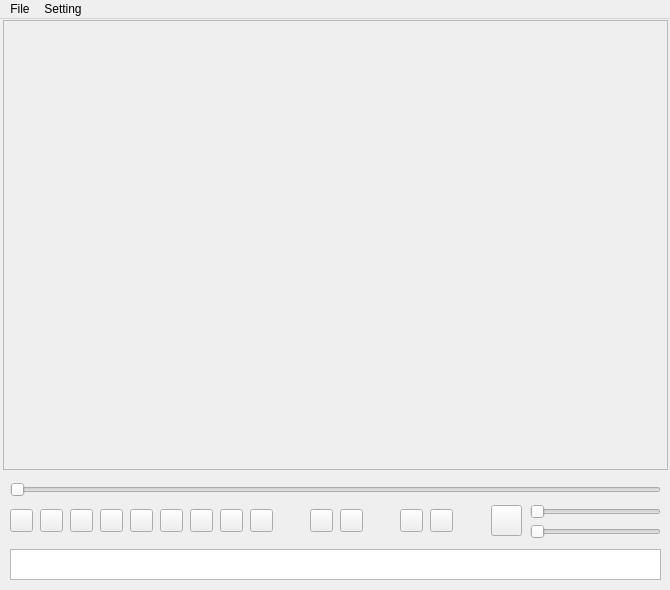
<?xml version="1.0" encoding="UTF-8"?>
<ui version="4.0">
 <class>MainWindow</class>
 <widget class="QMainWindow" name="MainWindow">
  <property name="enabled">
   <bool>true</bool>
  </property>
  <property name="geometry">
   <rect>
    <x>0</x>
    <y>0</y>
    <width>670</width>
    <height>590</height>
   </rect>
  </property>
  <property name="minimumSize">
   <size>
    <width>670</width>
    <height>590</height>
   </size>
  </property>
  <property name="maximumSize">
   <size>
    <width>670</width>
    <height>590</height>
   </size>
  </property>
  <property name="windowTitle">
   <string>MainWindow</string>
  </property>
  <widget class="QWidget" name="centralWidget">
   <widget class="QFrame" name="Display">
    <property name="geometry">
     <rect>
      <x>3</x>
      <y>1</y>
      <width>665</width>
      <height>450</height>
     </rect>
    </property>
    <property name="frameShape">
     <enum>QFrame::StyledPanel</enum>
    </property>
    <property name="frameShadow">
     <enum>QFrame::Raised</enum>
    </property>
   </widget>
   <widget class="QPushButton" name="Play">
    <property name="geometry">
     <rect>
      <x>10</x>
      <y>490</y>
      <width>23</width>
      <height>23</height>
     </rect>
    </property>
    <property name="text">
     <string/>
    </property>
    <property name="icon">
     <iconset resource="resource.qrc">
      <normaloff>:/res/icon/Res/play.png</normaloff>:/res/icon/Res/play.png</iconset>
    </property>
    <property name="iconSize">
     <size>
      <width>23</width>
      <height>23</height>
     </size>
    </property>
   </widget>
   <widget class="QPushButton" name="Pause">
    <property name="geometry">
     <rect>
      <x>40</x>
      <y>490</y>
      <width>23</width>
      <height>23</height>
     </rect>
    </property>
    <property name="text">
     <string/>
    </property>
    <property name="icon">
     <iconset resource="resource.qrc">
      <normaloff>:/res/icon/Res/pause.png</normaloff>:/res/icon/Res/pause.png</iconset>
    </property>
    <property name="iconSize">
     <size>
      <width>23</width>
      <height>23</height>
     </size>
    </property>
   </widget>
   <widget class="QPushButton" name="Stop">
    <property name="geometry">
     <rect>
      <x>70</x>
      <y>490</y>
      <width>23</width>
      <height>23</height>
     </rect>
    </property>
    <property name="text">
     <string/>
    </property>
    <property name="icon">
     <iconset resource="resource.qrc">
      <normaloff>:/res/icon/Res/stop.png</normaloff>:/res/icon/Res/stop.png</iconset>
    </property>
    <property name="iconSize">
     <size>
      <width>23</width>
      <height>23</height>
     </size>
    </property>
   </widget>
   <widget class="QPushButton" name="ToBegin">
    <property name="geometry">
     <rect>
      <x>100</x>
      <y>490</y>
      <width>23</width>
      <height>23</height>
     </rect>
    </property>
    <property name="text">
     <string/>
    </property>
    <property name="icon">
     <iconset resource="resource.qrc">
      <normaloff>:/res/icon/Res/tobegin.png</normaloff>:/res/icon/Res/tobegin.png</iconset>
    </property>
    <property name="iconSize">
     <size>
      <width>23</width>
      <height>23</height>
     </size>
    </property>
   </widget>
   <widget class="QPushButton" name="ToEnd">
    <property name="geometry">
     <rect>
      <x>130</x>
      <y>490</y>
      <width>23</width>
      <height>23</height>
     </rect>
    </property>
    <property name="text">
     <string/>
    </property>
    <property name="icon">
     <iconset resource="resource.qrc">
      <normaloff>:/res/icon/Res/toend.png</normaloff>:/res/icon/Res/toend.png</iconset>
    </property>
    <property name="iconSize">
     <size>
      <width>23</width>
      <height>23</height>
     </size>
    </property>
   </widget>
   <widget class="QPushButton" name="StepBackOne">
    <property name="geometry">
     <rect>
      <x>160</x>
      <y>490</y>
      <width>23</width>
      <height>23</height>
     </rect>
    </property>
    <property name="text">
     <string/>
    </property>
    <property name="icon">
     <iconset resource="resource.qrc">
      <normaloff>:/res/icon/Res/onebyoneback.png</normaloff>:/res/icon/Res/onebyoneback.png</iconset>
    </property>
    <property name="iconSize">
     <size>
      <width>23</width>
      <height>23</height>
     </size>
    </property>
   </widget>
   <widget class="QPushButton" name="StepGo">
    <property name="geometry">
     <rect>
      <x>190</x>
      <y>490</y>
      <width>23</width>
      <height>23</height>
     </rect>
    </property>
    <property name="text">
     <string/>
    </property>
    <property name="icon">
     <iconset resource="resource.qrc">
      <normaloff>:/res/icon/Res/playonebyone.png</normaloff>:/res/icon/Res/playonebyone.png</iconset>
    </property>
    <property name="iconSize">
     <size>
      <width>23</width>
      <height>23</height>
     </size>
    </property>
   </widget>
   <widget class="QPushButton" name="Slow">
    <property name="geometry">
     <rect>
      <x>220</x>
      <y>490</y>
      <width>23</width>
      <height>23</height>
     </rect>
    </property>
    <property name="text">
     <string/>
    </property>
    <property name="icon">
     <iconset resource="resource.qrc">
      <normaloff>:/res/icon/Res/slow.png</normaloff>:/res/icon/Res/slow.png</iconset>
    </property>
    <property name="iconSize">
     <size>
      <width>23</width>
      <height>23</height>
     </size>
    </property>
   </widget>
   <widget class="QPushButton" name="Fast">
    <property name="geometry">
     <rect>
      <x>250</x>
      <y>490</y>
      <width>23</width>
      <height>23</height>
     </rect>
    </property>
    <property name="text">
     <string/>
    </property>
    <property name="icon">
     <iconset resource="resource.qrc">
      <normaloff>:/res/icon/Res/fast.png</normaloff>:/res/icon/Res/fast.png</iconset>
    </property>
    <property name="iconSize">
     <size>
      <width>23</width>
      <height>23</height>
     </size>
    </property>
   </widget>
   <widget class="QPushButton" name="Backword">
    <property name="geometry">
     <rect>
      <x>310</x>
      <y>490</y>
      <width>23</width>
      <height>23</height>
     </rect>
    </property>
    <property name="text">
     <string/>
    </property>
    <property name="icon">
     <iconset resource="resource.qrc">
      <normaloff>:/res/icon/Res/play_backward.png</normaloff>:/res/icon/Res/play_backward.png</iconset>
    </property>
    <property name="iconSize">
     <size>
      <width>23</width>
      <height>23</height>
     </size>
    </property>
   </widget>
   <widget class="QPushButton" name="Forword">
    <property name="geometry">
     <rect>
      <x>340</x>
      <y>490</y>
      <width>23</width>
      <height>23</height>
     </rect>
    </property>
    <property name="text">
     <string/>
    </property>
    <property name="icon">
     <iconset resource="resource.qrc">
      <normaloff>:/res/icon/Res/play_forward.png</normaloff>:/res/icon/Res/play_forward.png</iconset>
    </property>
    <property name="iconSize">
     <size>
      <width>23</width>
      <height>23</height>
     </size>
    </property>
   </widget>
   <widget class="QPushButton" name="SnapPicture">
    <property name="geometry">
     <rect>
      <x>400</x>
      <y>490</y>
      <width>23</width>
      <height>23</height>
     </rect>
    </property>
    <property name="text">
     <string/>
    </property>
    <property name="icon">
     <iconset resource="resource.qrc">
      <normaloff>:/res/icon/Res/catchpic.png</normaloff>:/res/icon/Res/catchpic.png</iconset>
    </property>
    <property name="iconSize">
     <size>
      <width>23</width>
      <height>23</height>
     </size>
    </property>
   </widget>
   <widget class="QPushButton" name="SetColor">
    <property name="geometry">
     <rect>
      <x>430</x>
      <y>490</y>
      <width>23</width>
      <height>23</height>
     </rect>
    </property>
    <property name="text">
     <string/>
    </property>
    <property name="icon">
     <iconset resource="resource.qrc">
      <normaloff>:/res/icon/Res/color.png</normaloff>:/res/icon/Res/color.png</iconset>
    </property>
    <property name="iconSize">
     <size>
      <width>23</width>
      <height>23</height>
     </size>
    </property>
   </widget>
   <widget class="QSlider" name="Process">
    <property name="geometry">
     <rect>
      <x>10</x>
      <y>460</y>
      <width>651</width>
      <height>22</height>
     </rect>
    </property>
    <property name="orientation">
     <enum>Qt::Horizontal</enum>
    </property>
   </widget>
   <widget class="QTextEdit" name="state">
    <property name="geometry">
     <rect>
      <x>10</x>
      <y>530</y>
      <width>651</width>
      <height>31</height>
     </rect>
    </property>
    <property name="readOnly">
     <bool>true</bool>
    </property>
   </widget>
   <widget class="QPushButton" name="SetVolume">
    <property name="geometry">
     <rect>
      <x>491</x>
      <y>486</y>
      <width>31</width>
      <height>31</height>
     </rect>
    </property>
    <property name="text">
     <string/>
    </property>
    <property name="icon">
     <iconset resource="resource.qrc">
      <normaloff>:/res/icon/Res/sound.png</normaloff>:/res/icon/Res/sound.png</iconset>
    </property>
    <property name="iconSize">
     <size>
      <width>23</width>
      <height>23</height>
     </size>
    </property>
   </widget>
   <widget class="QSlider" name="Volume">
    <property name="geometry">
     <rect>
      <x>530</x>
      <y>484</y>
      <width>131</width>
      <height>17</height>
     </rect>
    </property>
    <property name="orientation">
     <enum>Qt::Horizontal</enum>
    </property>
   </widget>
   <widget class="QSlider" name="AdjustWave">
    <property name="geometry">
     <rect>
      <x>530</x>
      <y>502</y>
      <width>131</width>
      <height>22</height>
     </rect>
    </property>
    <property name="orientation">
     <enum>Qt::Horizontal</enum>
    </property>
   </widget>
  </widget>
  <widget class="QMenuBar" name="menuBar">
   <property name="geometry">
    <rect>
     <x>0</x>
     <y>0</y>
     <width>670</width>
     <height>22</height>
    </rect>
   </property>
   <widget class="QMenu" name="menuFile">
    <property name="title">
     <string>File</string>
    </property>
    <addaction name="actionOpen"/>
    <addaction name="actionClose"/>
   </widget>
   <widget class="QMenu" name="menuSetting">
    <property name="title">
     <string>Setting</string>
    </property>
    <addaction name="actionSnapPicture"/>
    <addaction name="actionLocate"/>
    <addaction name="actionCutFile"/>
    <addaction name="actionMediaInfo"/>
    <addaction name="actionIVS"/>
    <addaction name="actionHwaccel"/>
   </widget>
   <addaction name="menuFile"/>
   <addaction name="menuSetting"/>
  </widget>
  <action name="actionOpen">
   <property name="text">
    <string>Open</string>
   </property>
  </action>
  <action name="actionClose">
   <property name="text">
    <string>Close</string>
   </property>
  </action>
  <action name="actionSnapPicture">
   <property name="text">
    <string>Snap Picture</string>
   </property>
  </action>
  <action name="actionLocate">
   <property name="text">
    <string>Locate</string>
   </property>
  </action>
  <action name="actionCutFile">
   <property name="text">
    <string>Cut File</string>
   </property>
  </action>
  <action name="actionMediaInfo">
   <property name="text">
    <string>Media Info</string>
   </property>
  </action>
  <action name="actionVecticalSync">
   <property name="text">
    <string>VecticalSync</string>
   </property>
  </action>
  <action name="actionIVS">
   <property name="text">
    <string>IVS</string>
   </property>
   <property name="visible">
    <bool>false</bool>
   </property>
  </action>
  <action name="actionHwaccel">
   <property name="text">
    <string>Hwaccel</string>
   </property>
   <property name="visible">
    <bool>false</bool>
   </property>
  </action>
 </widget>
 <layoutdefault spacing="6" margin="11"/>
 <resources>
  <include location="resource.qrc"/>
 </resources>
 <connections/>
</ui>
